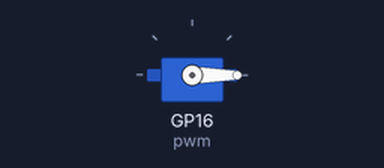
Simulated run of this program. Board: Raspberry Pi Pico running CircuitPython. Shown: servo.

Above: at 0.05 s.
At 6.0 s:
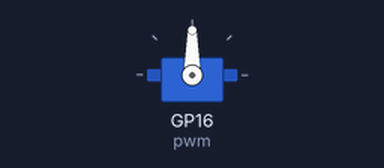
Timing chart, 0 to 7.8 s (numbered marks = the images above):
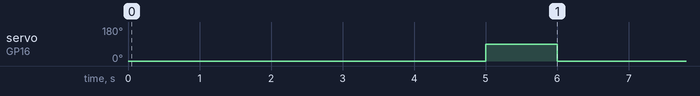

The program:

servoCode.py
```python
import time
import board
import pwmio
from adafruit_motor import servo

pwm = pwmio.PWMOut(board.GP16, duty_cycle=3 ** 15, frequency=50)

my_servo = servo.Servo(pwm)

while True:
    for angle in range(0, 90, 90):  # 0 - 180 degrees, 5 degrees at a time.
        my_servo.angle = angle
        time.sleep(5)
    for angle in range(90, 0, -90): # 180 - 0 degrees, 5 degrees at a time.
        my_servo.angle = angle
        time.sleep(1)
```

Measured:
- by itself, servo on GP16 (pwm): alternates 90° for 1.0 s and 0° for 5.0 s
